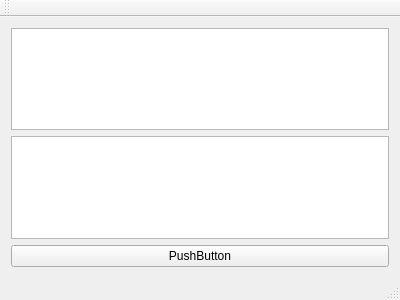
<?xml version="1.0" encoding="UTF-8"?>
<ui version="4.0">
 <class>MainWindow</class>
 <widget class="QMainWindow" name="MainWindow">
  <property name="geometry">
   <rect>
    <x>0</x>
    <y>0</y>
    <width>400</width>
    <height>300</height>
   </rect>
  </property>
  <property name="windowTitle">
   <string>MainWindow</string>
  </property>
  <widget class="QWidget" name="centralWidget">
   <layout class="QVBoxLayout" name="verticalLayout">
    <item>
     <widget class="QTextBrowser" name="textBrowser"/>
    </item>
    <item>
     <widget class="QTextBrowser" name="textBrowser_2"/>
    </item>
    <item>
     <widget class="QPushButton" name="pushButton">
      <property name="text">
       <string>PushButton</string>
      </property>
     </widget>
    </item>
   </layout>
  </widget>
  <widget class="QMenuBar" name="menuBar">
   <property name="geometry">
    <rect>
     <x>0</x>
     <y>0</y>
     <width>400</width>
     <height>23</height>
    </rect>
   </property>
  </widget>
  <widget class="QToolBar" name="mainToolBar">
   <attribute name="toolBarArea">
    <enum>TopToolBarArea</enum>
   </attribute>
   <attribute name="toolBarBreak">
    <bool>false</bool>
   </attribute>
  </widget>
  <widget class="QStatusBar" name="statusBar"/>
 </widget>
 <layoutdefault spacing="6" margin="11"/>
 <resources/>
 <connections/>
</ui>
